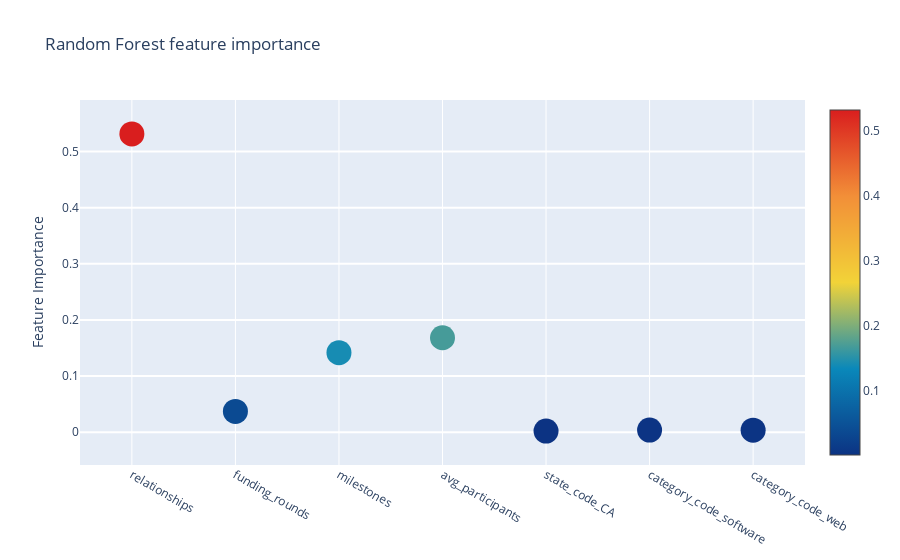
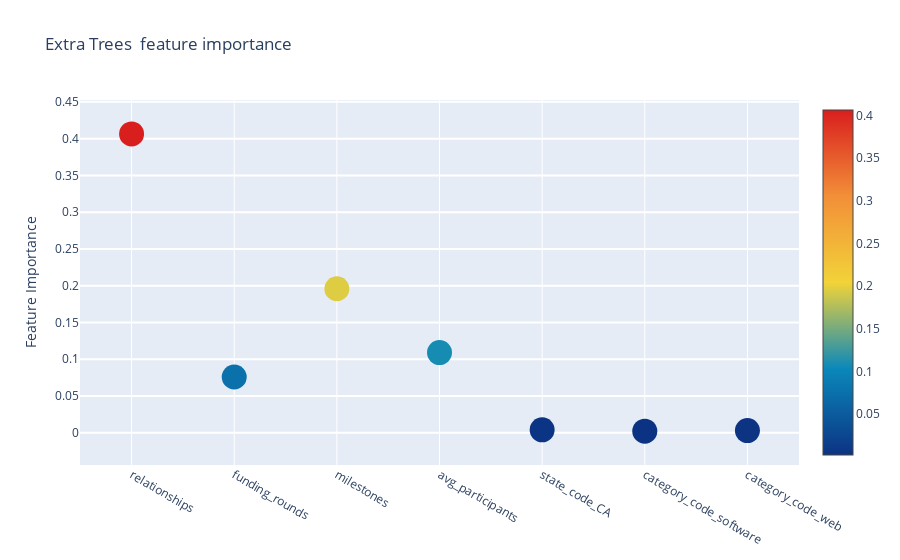
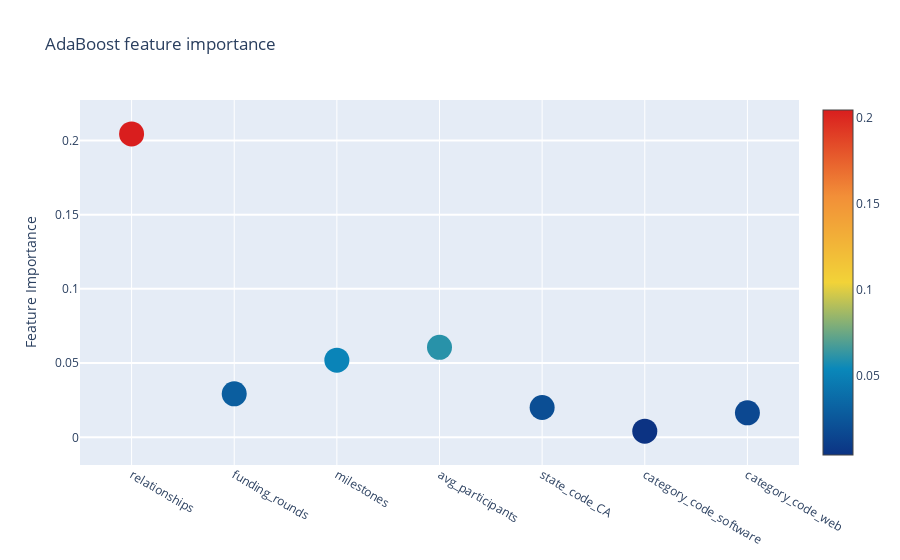
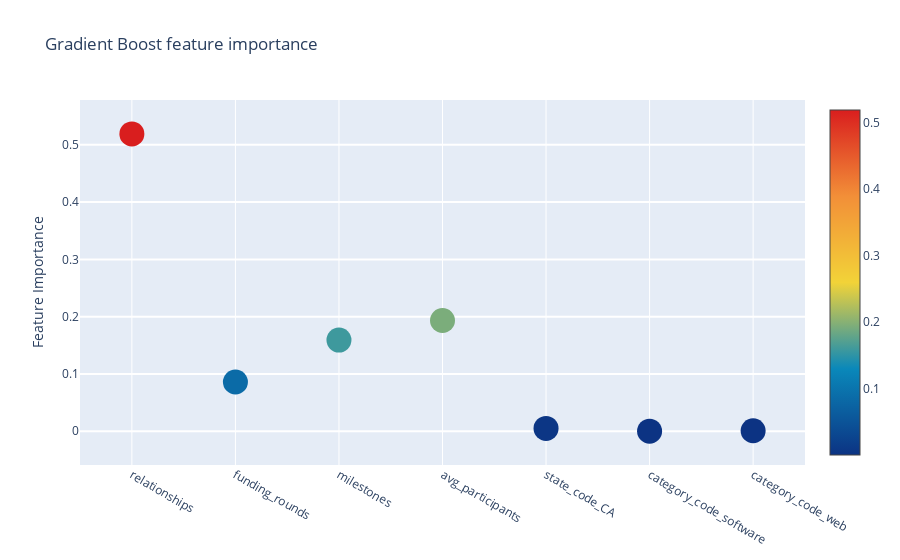

Notebook code cell kept with these figures, in order:
### Code cell
# Create a dataframe with features

cols = X_train.columns.values

rf_feature = RFC_best.feature_importances_
et_feature = ExtC_best.feature_importances_
ada_feature = ada_best.feature_importances_
gb_feature = GBC_best.feature_importances_

feature_dataframe = pd.DataFrame( {'features': cols,
     'Random Forest feature importances': rf_feature,
     'Extra Trees  feature importances': et_feature,
      'AdaBoost feature importances': ada_feature,
    'Gradient Boost feature importances': gb_feature
    })
feature_dataframe = feature_dataframe[feature_dataframe.astype(bool).sum(axis=1) > feature_dataframe.shape[1]/(1.2)]
model_importances=['Random Forest feature importances','Extra Trees  feature importances','AdaBoost feature importances','Gradient Boost feature importances']
model_title=['Random Forest feature importance','Extra Trees  feature importance','AdaBoost feature importance','Gradient Boost feature importance']

for importances,title in zip(model_importances,model_title):
    
    plotly_scatterplots(importances,title)

### Figure 1 — Plotly figure (JSON) as saved in the notebook; plotly's stock layout.template omitted (floating-point values rounded to 4 significant figures)
{"data": [{"marker": {"color": [0.5314, 0.03707, 0.1417, 0.1683, 0.001957, 0.003855, 0.003638], "colorscale": [[0, "rgb(12,51,131)"], [0.25, "rgb(10,136,186)"], [0.5, "rgb(242,211,56)"], [0.75, "rgb(242,143,56)"], [1, "rgb(217,30,30)"]], "showscale": true, "size": 25, "sizemode": "diameter", "sizeref": 1}, "mode": "markers", "text": ["relationships", "funding_rounds", "milestones", "avg_participants", "state_code_CA", "category_code_software", "category_code_web"], "type": "scatter", "x": ["relationships", "funding_rounds", "milestones", "avg_participants", "state_code_CA", "category_code_software", "category_code_web"], "y": [0.5314, 0.03707, 0.1417, 0.1683, 0.001957, 0.003855, 0.003638]}], "layout": {"autosize": true, "hovermode": "closest", "showlegend": false, "title": {"text": "Random Forest feature importance"}, "yaxis": {"gridwidth": 2, "ticklen": 5, "title": {"text": "Feature Importance"}}}}

### Figure 2 — Plotly figure (JSON) as saved in the notebook; plotly's stock layout.template omitted (floating-point values rounded to 4 significant figures)
{"data": [{"marker": {"color": [0.4065, 0.07585, 0.1959, 0.1091, 0.004072, 0.002289, 0.003011], "colorscale": [[0, "rgb(12,51,131)"], [0.25, "rgb(10,136,186)"], [0.5, "rgb(242,211,56)"], [0.75, "rgb(242,143,56)"], [1, "rgb(217,30,30)"]], "showscale": true, "size": 25, "sizemode": "diameter", "sizeref": 1}, "mode": "markers", "text": ["relationships", "funding_rounds", "milestones", "avg_participants", "state_code_CA", "category_code_software", "category_code_web"], "type": "scatter", "x": ["relationships", "funding_rounds", "milestones", "avg_participants", "state_code_CA", "category_code_software", "category_code_web"], "y": [0.4065, 0.07585, 0.1959, 0.1091, 0.004072, 0.002289, 0.003011]}], "layout": {"autosize": true, "hovermode": "closest", "showlegend": false, "title": {"text": "Extra Trees  feature importance"}, "yaxis": {"gridwidth": 2, "ticklen": 5, "title": {"text": "Feature Importance"}}}}

### Figure 3 — Plotly figure (JSON) as saved in the notebook; plotly's stock layout.template omitted (floating-point values rounded to 4 significant figures)
{"data": [{"marker": {"color": [0.2044, 0.02931, 0.052, 0.06065, 0.02008, 0.004177, 0.0165], "colorscale": [[0, "rgb(12,51,131)"], [0.25, "rgb(10,136,186)"], [0.5, "rgb(242,211,56)"], [0.75, "rgb(242,143,56)"], [1, "rgb(217,30,30)"]], "showscale": true, "size": 25, "sizemode": "diameter", "sizeref": 1}, "mode": "markers", "text": ["relationships", "funding_rounds", "milestones", "avg_participants", "state_code_CA", "category_code_software", "category_code_web"], "type": "scatter", "x": ["relationships", "funding_rounds", "milestones", "avg_participants", "state_code_CA", "category_code_software", "category_code_web"], "y": [0.2044, 0.02931, 0.052, 0.06065, 0.02008, 0.004177, 0.0165]}], "layout": {"autosize": true, "hovermode": "closest", "showlegend": false, "title": {"text": "AdaBoost feature importance"}, "yaxis": {"gridwidth": 2, "ticklen": 5, "title": {"text": "Feature Importance"}}}}

### Figure 4 — Plotly figure (JSON) as saved in the notebook; plotly's stock layout.template omitted (floating-point values rounded to 4 significant figures)
{"data": [{"marker": {"color": [0.5191, 0.08595, 0.1591, 0.1933, 0.004844, 0.0001997, 0.0008839], "colorscale": [[0, "rgb(12,51,131)"], [0.25, "rgb(10,136,186)"], [0.5, "rgb(242,211,56)"], [0.75, "rgb(242,143,56)"], [1, "rgb(217,30,30)"]], "showscale": true, "size": 25, "sizemode": "diameter", "sizeref": 1}, "mode": "markers", "text": ["relationships", "funding_rounds", "milestones", "avg_participants", "state_code_CA", "category_code_software", "category_code_web"], "type": "scatter", "x": ["relationships", "funding_rounds", "milestones", "avg_participants", "state_code_CA", "category_code_software", "category_code_web"], "y": [0.5191, 0.08595, 0.1591, 0.1933, 0.004844, 0.0001997, 0.0008839]}], "layout": {"autosize": true, "hovermode": "closest", "showlegend": false, "title": {"text": "Gradient Boost feature importance"}, "yaxis": {"gridwidth": 2, "ticklen": 5, "title": {"text": "Feature Importance"}}}}
